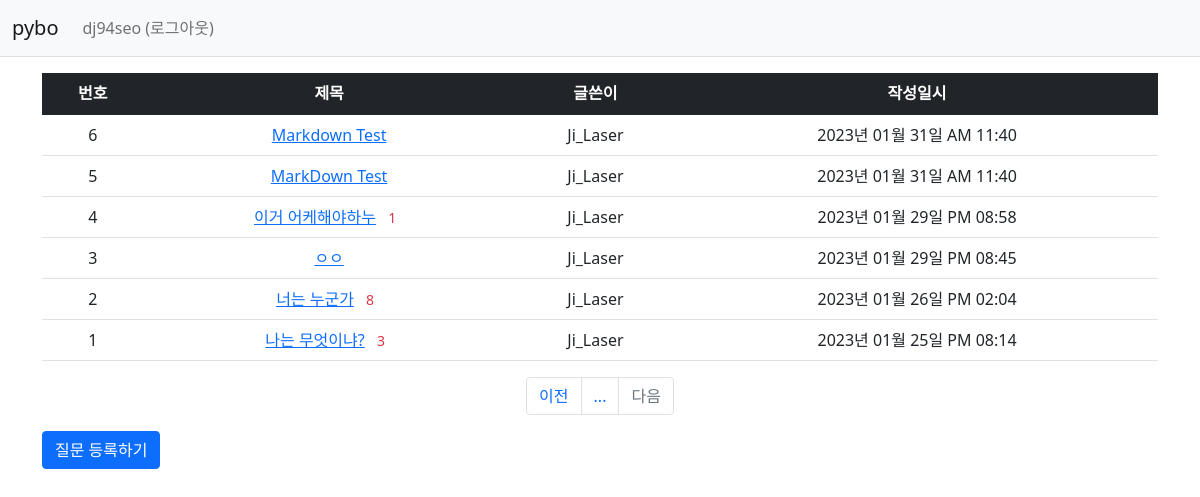
Screenshot of /question/list/ (signed in) with the database file from the repository.
### pybo/models.py (models this page shows)
class User(db.Model):
    id = db.Column(db.Integer, primary_key = True)
    username = db.Column(db.String(150), unique = True ,nullable = False)
    password = db.Column(db.String(150), nullable = False)
    email = db.Column(db.String(120), unique = True, nullable = False)

class Question(db.Model):
    id = db.Column(db.Integer, primary_key = True)
    subject = db.Column(db.String(255), nullable = False)
    content = db.Column(db.Text(), nullable = False)
    create_date = db.Column(db.DateTime(), nullable = False)
    user_id = db.Column(db.Integer, db.ForeignKey('user.id', ondelete='CASCADE'), nullable=False)
    user = db.relationship('User', backref=db.backref('question_set'))
    modify_date = db.Column(db.DateTime(), nullable=True)
    voter = db.relationship('User', secondary=question_voter, backref=db.backref('question_voter_set'))

### pybo/views/question_views.py (the view)
@bp.route('/list/')
def _list():
    page = request.args.get('page', type=int, default=1)  # 페이지
    question_list = Question.query.order_by(Question.create_date.desc())
    question_list = question_list.paginate(page=page, per_page=10)
    return render_template('question/question_list.html', question_list=question_list)

### pybo/filter.py (called while the page is built)
def format_datetime(value, fmt='%Y년 %m월 %d일 %p %I:%M'):
    return value.strftime(fmt)

### pybo/views/auth_views.py (called while the page is built)
@bp.before_app_request
def load_logged_in_user():
    user_id = session.get('user_id')
    if user_id is None:
        g.user = None
    else:
        g.user = User.query.get(user_id)

### pybo/templates/question/question_list.html
{% extends 'base.html' %}
{% block content %}
<div class="container my-3">
    <table class="table">
        <thead>
        <tr class="text-center table-dark">
            <th>번호</th>
            <th style="with: 50%">제목</th>
            <th>글쓴이</th>
            <th>작성일시</th>
        </tr>
        </thead>
        <tbody>
        {% if question_list %}
        {% for question in question_list.items %}
        <tr class="text-center">
            <td>{{ question_list.total - ((question_list.page-1)* question_list.per_page) - loop.index0 }}</td>
            <td class="text-center">
                <a href="{{ url_for('question.detail', question_id=question.id) }}">{{ question.subject }}</a>
                {% if question.answer_set|length > 0 %}
                <span class="text-danger small mx-2">{{ question.answer_set|length }}</span>
                {% endif %}
            </td>
            <td>
                {{ question.user.username }}
            </td>
            <td>{{ question.create_date|datetime }}</td>
        </tr>
        {% endfor %}
        {% else %}
        <tr>
            <td colspan="3">질문이 없습니다.</td>
        </tr>
        {% endif %}
        </tbody>
    </table>
    <ul class="pagination justify-content-center">
        {% if question_list.has_prev %}
        <li class="page-item">
            <a class="page-link" href="?page={{ question_list.prev_num }}">이전</a>
        </li>
        {% else %}
        <li class="page-item diasbled">
            <a class="page-link" tabindex="-1" aria-disabled="true" href="javascript:void(0)">이전</a>
        </li>
        {% endif %}
        {% for page_num in question_list.iter_pages() %}
        {% if page_num %}
        {% if page_num != question_list.page %}
        <li class="page-item">
            <a class="page-link" href="?page={{ page_num }}">{{ page_num }}</a>
        </li>
        {% else %}
        <li class="page-item activate" aria-current="page">
            <a class="page-link" href="javascript:void(0)">...</a>
        </li>
        {% endif %}
        {% else %}
        <li class="disabled">
            <a class="page-link" href="javascript:void(0)">...</a>
        </li>
        {% endif %}
        {% endfor %}
        {% if question_list.has_next %}
        <li class="page-item">
            <a class="page-link" href="?page={{ question_list.next_num }}">다음</a>
        </li>
        {% else %}
        <li class="page-item disabled">
            <a class="page-link" tabindex="-1" aria-disabled="true" href="javascript:void(0)">다음</a>
        </li>
        {% endif %}
    </ul>
    <a href="{{ url_for('question.create') }}" class="btn btn-primary">질문 등록하기</a>
</div>
{% endblock %}

### pybo/templates/navbar.html (shortened to what this page needs)
<nav class="navbar navbar-expand-lg navbar-light bg-light border-bottom">
    <div class="container-fluid">
        <a class="navbar-brand" href="{{ url_for('main.index')}}">pybo</a>
        <div class="collapse navbar-collapse" id="navbarSupportedContent">
            {% if g.user %}
            <ul class="navbar-nav">
                <li class="nav-item ">
                    <a class="nav-link" href="{{ url_for('auth.logout') }}">{{ g.user.username }} (로그아웃)</a>
                </li>
            </ul>
            {% endif %}
        </div>
    </div>
</nav>

### rows the page displays
User: user.username "dj94seo"
Question: id "6", subject "Markdown Test", user.username "Ji_Laser", create_date "2023년 01월 31일 AM 11:40"
Question: id "5", subject "MarkDown Test", user.username "Ji_Laser", create_date "2023년 01월 31일 AM 11:40"
Question: id "4", subject "이거 어케해야하누", answer_set|length "1", user.username "Ji_Laser", create_date "2023년 01월 29일 PM 08:58"
Question: id "3", subject "ㅇㅇ", user.username "Ji_Laser", create_date "2023년 01월 29일 PM 08:45"
Question: id "2", subject "너는 누군가", answer_set|length "8", user.username "Ji_Laser", create_date "2023년 01월 26일 PM 02:04"
Question: total "1", subject "나는 무엇이냐?", answer_set|length "3", user.username "Ji_Laser", create_date "2023년 01월 25일 PM 08:14"
